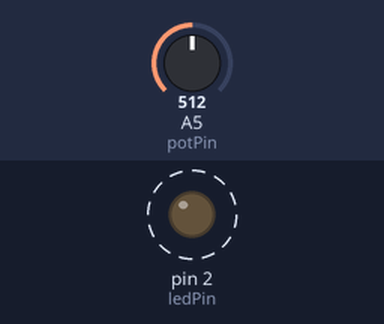
A sketch run on a simulated Arduino Uno, built with avr-gcc and run on an emulated ATmega328P. On the bench: output pins drawn as LEDs (lit = HIGH). Dashed ring = blinking. The inputs (shaded band) are chosen by the test bench; at power-on: A5 (potPin) = 512.

Above: at 1.8 s.
1.9 s: A5 (potPin) set to 0
At 3.3 s:
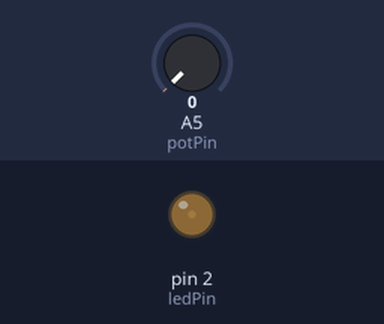
3.6 s: A5 (potPin) set to 122
At 3.9 s:
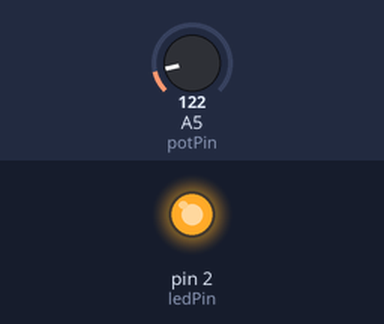
Timing chart, 0 to 13.1 s (numbered marks = the images above; inputs shaded):
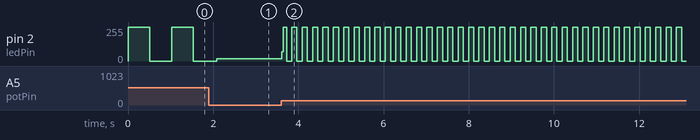

Measured:
- after the input at 3.6 s, pin 2 (ledPin): 16/255 → 68/255 at once, then moves between 0/255 and 255/255, repeating every 0.24 s
- by itself, pin 2 (ledPin): alternates 255/255 for 0.51 s and 0/255 for 0.51 s

The sketch:

c3c_PotBrightness.ino
```cpp
const int ledPin = 2;
const int potPin = A5;


void setup() {

  pinMode(ledPin, OUTPUT);
  pinMode(potPin, INPUT);
}


void loop() {
  int speed =  analogRead(potPin);
  digitalWrite(ledPin, HIGH);
  delay(speed);
  digitalWrite(ledPin, LOW);
  delay(speed);

}
```
